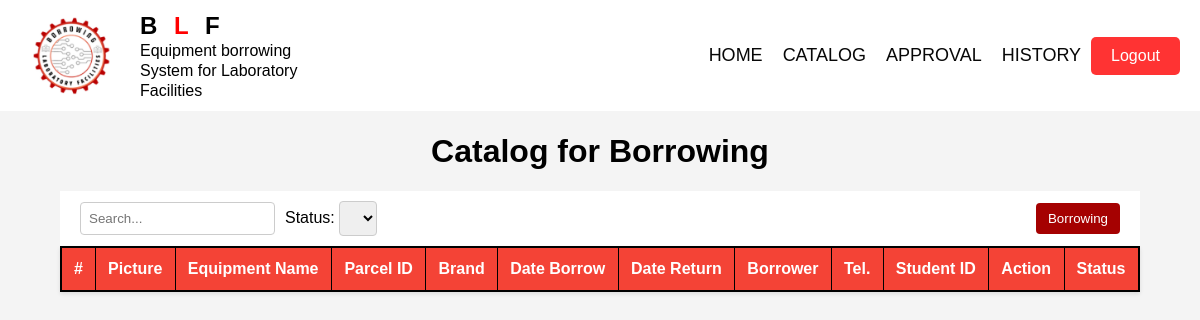
Page /catalog_staff/ on the earlier database version.
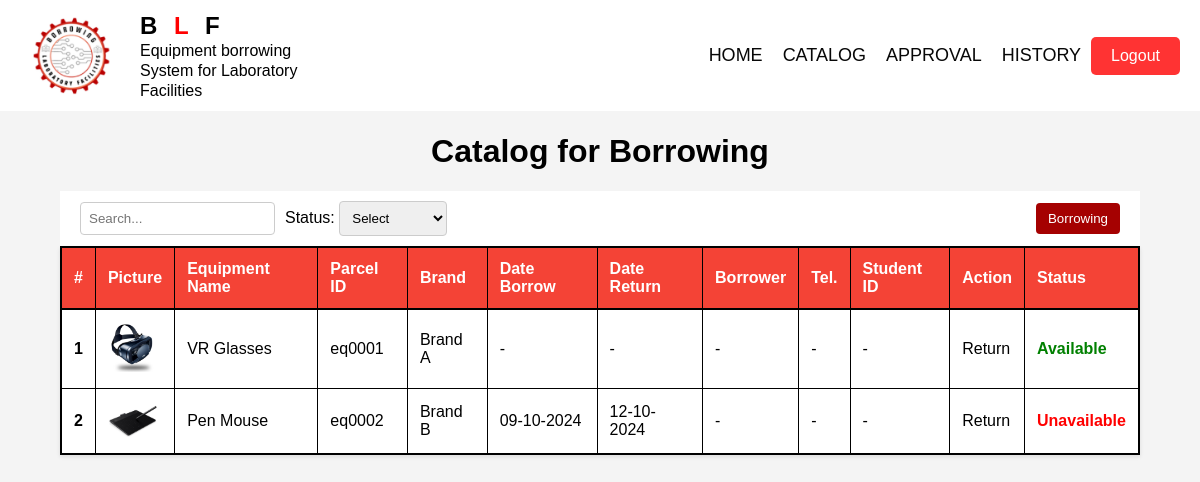
Same page on the later database version.
### myapp/models.py (models this page shows, shortened)
class Equipment(models.Model):
    equipment_id = models.AutoField(primary_key=True)
    image = models.ImageField(upload_to='images/', default='media/images/default.jpg')
    name = models.CharField(max_length=100)
    parcel_id = models.CharField(max_length=20)
    brand = models.CharField(max_length=100)
    status = models.BooleanField(default=False)
    date_borrow = models.DateField(null=True, blank=True, help_text="Date when the item was borrowed")
    date_return = models.DateField(null=True, blank=True, help_text="Date when the item is returned")
    borrower = models.ForeignKey(Student, on_delete=models.CASCADE, null=True, blank=True)
    class Meta:
        constraints = [
            models.UniqueConstraint(fields=['parcel_id'], name='unique_parcel_id')
        ]

### myapp/views.py (the view, shortened to what this page needs)
# urls.py: path("catalog_staff/", views.catalog_staff, name="catalog_staff"),
def catalog_staff(request):
    all_equipment = Equipment.objects.all()
    all_status = Status.objects.all()
    selected_status = request.POST.get('filter')
    print(selected_status)
    return render(request, "catalog labstaff.html", {
        "all_equipment": all_equipment,
        "all_status": all_status,
        "selected_status": selected_status,
        })

### myapp/templates/catalog labstaff.html (shortened to what the changed rows need)
{% load static %}
<!DOCTYPE html>
<html lang="en">
<head>
    <link rel="stylesheet" href="{% static 'labstaff_catalog.css' %}">
</head>
<body>
    <div class="container">
        <h1>Catalog for Borrowing</h1>
        <header>
            <div class="header-left">
                <form action="" method="post">
                    <span>Status: </span>
                    <select id="status-dropdown" name="filter" onchange="this.form.submit();">
                        {% for status in all_status %}
                            <option value="{{ status.name }}">
                                {{ status.name }}
                            </option>
                        {% endfor %}
                    </select>
                </form>
            </div>
        </header>
        <table>
            <thead>
                <tr>
                    <th scope="col">#</th>
                    <th scope="col">Picture</th>
                    <th scope="col">Equipment Name</th>
                    <th scope="col">Parcel ID</th>
                    <th scope="col">Brand</th>
                    <th scope="col">Date Borrow</th>
                    <th scope="col">Date Return</th>
                    <th scope="col">Borrower</th>
                    <th scope="col">Tel.</th>
                    <th scope="col">Student ID</th>
                    <th scope="col">Action</th>
                    <th scope="col">Status</th>
                </tr>
            </thead>
            <tbody>
                {% for equipment in all_equipment %}
                    <tr>
                        <th scope="row">{{ forloop.counter }}</th>
                        <td><img src="{{ equipment.image.url }}" alt="{{ equipment.name }}"></td>
                        <td>{{ equipment.name }}</td>
                        <td>{{ equipment.parcel_id }}</td>
                        <td>{{ equipment.brand }}</td>
                        <td>
                            {% if equipment.date_borrow %}
                                {{ equipment.date_borrow|date:"d-m-Y" }}
                            {% else %}
                                -
                            {% endif %}
                        </td>
                        <td>
                            {% if equipment.date_return %}
                                {{ equipment.date_return|date:"d-m-Y" }}
                            {% else %}
                                -
                            {% endif %}
                        </td>
                        <td>
                            {% if equipment.borrower %}
                                {{ equipment.borrower.fullname }}
                            {% else %}
                                -
                            {% endif %}
                        </td>
                        <td>
                            {% if equipment.borrower %}
                                {{ equipment.borrower.phone|slice:":3" }} {{ equipment.borrower.phone|slice:"3:6" }} {{ equipment.borrower.phone|slice:"6:" }}
                            {% else %}
                                -
                            {% endif %}
                        </td>
                        <td>
                            {% if equipment.borrower %}
                                {{ equipment.borrower.student_id_edu|slice:":-1" }}-{{ equipment.borrower.student_id_edu|slice:"-1:" }}
                            {% else %}
                                -
                            {% endif %}
                        </td>
                        <td>Return</td>
                        <td>
                            {% if equipment.status %}
                                <span class="status unavailable">Unavailable</span>
                            {% else %}
                                <span class="status available">Available</span>
                            {% endif %}
                        </td>
                    </tr>
                {% endfor %}
            </tbody>
        </table>
    </div>
</body>
</html>

Differences in the rows shown:
added Equipment: image (picture), name "VR Glasses", parcel_id "eq0001", brand "Brand A", status "Available"
added Equipment: image (picture), name "Pen Mouse", parcel_id "eq0002", brand "Brand B", date_borrow "09-10-2024", date_return "12-10-2024", status "Unavailable"
Other differences:
form field filter: (not shown) → "Select"
